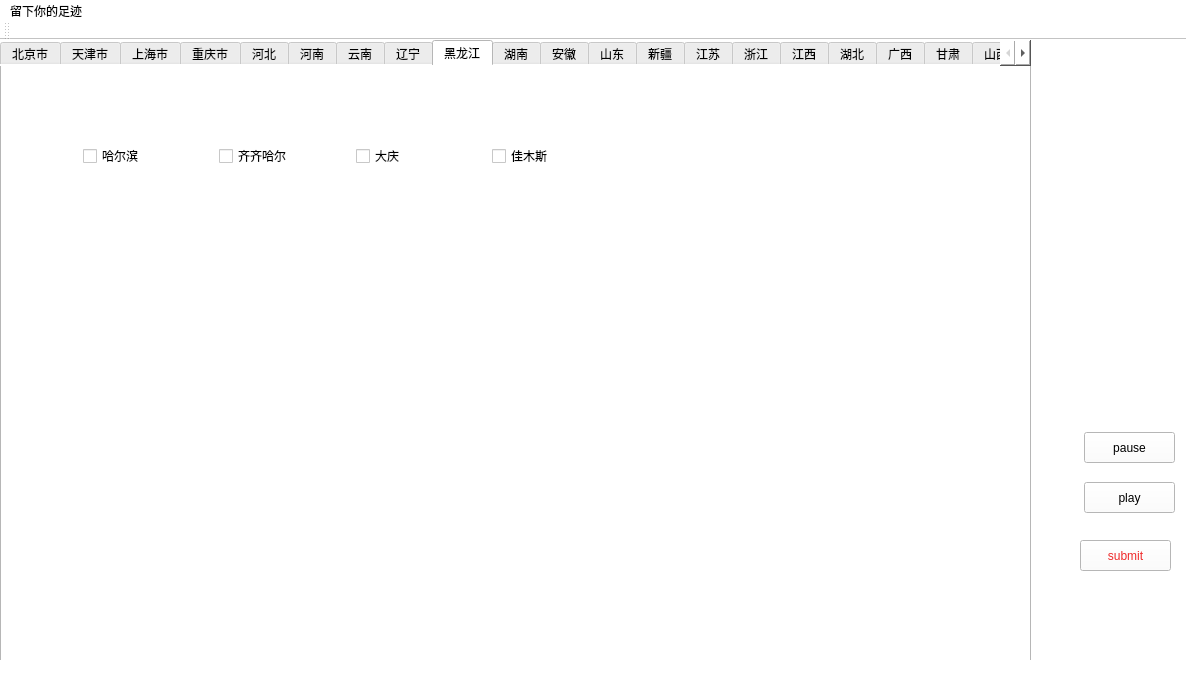
<?xml version="1.0" encoding="UTF-8"?>
<ui version="4.0">
 <class>MainWindow</class>
 <widget class="QMainWindow" name="MainWindow">
  <property name="geometry">
   <rect>
    <x>0</x>
    <y>0</y>
    <width>1186</width>
    <height>682</height>
   </rect>
  </property>
  <property name="windowTitle">
   <string>MainWindow</string>
  </property>
  <property name="styleSheet">
   <string notr="true">background-color: rgb(255, 255, 255);</string>
  </property>
  <widget class="QWidget" name="centralWidget">
   <widget class="QTabWidget" name="tabWidget_2">
    <property name="geometry">
     <rect>
      <x>0</x>
      <y>0</y>
      <width>1031</width>
      <height>671</height>
     </rect>
    </property>
    <property name="whatsThis">
     <string>&lt;html&gt;&lt;head/&gt;&lt;body&gt;&lt;p&gt;北京市（京）&lt;/p&gt;&lt;/body&gt;&lt;/html&gt;</string>
    </property>
    <property name="styleSheet">
     <string notr="true">background-image: url(:/picture/imagess/tju2.jpg);
font: 16pt &quot;Adobe Arabic&quot;;</string>
    </property>
    <property name="currentIndex">
     <number>8</number>
    </property>
    <widget class="QWidget" name="tab_33">
     <attribute name="title">
      <string>北京市</string>
     </attribute>
     <widget class="QRadioButton" name="r1">
      <property name="geometry">
       <rect>
        <x>80</x>
        <y>80</y>
        <width>115</width>
        <height>19</height>
       </rect>
      </property>
      <property name="text">
       <string>北京</string>
      </property>
     </widget>
    </widget>
    <widget class="QWidget" name="tab_34">
     <attribute name="title">
      <string>天津市</string>
     </attribute>
     <widget class="QRadioButton" name="r2">
      <property name="geometry">
       <rect>
        <x>80</x>
        <y>80</y>
        <width>115</width>
        <height>19</height>
       </rect>
      </property>
      <property name="text">
       <string>天津</string>
      </property>
     </widget>
    </widget>
    <widget class="QWidget" name="tab_35">
     <attribute name="title">
      <string>上海市</string>
     </attribute>
     <widget class="QRadioButton" name="r3_2">
      <property name="geometry">
       <rect>
        <x>80</x>
        <y>80</y>
        <width>115</width>
        <height>19</height>
       </rect>
      </property>
      <property name="text">
       <string>上海</string>
      </property>
     </widget>
    </widget>
    <widget class="QWidget" name="tab_36">
     <attribute name="title">
      <string>重庆市</string>
     </attribute>
     <widget class="QRadioButton" name="r4_2">
      <property name="geometry">
       <rect>
        <x>80</x>
        <y>80</y>
        <width>115</width>
        <height>19</height>
       </rect>
      </property>
      <property name="text">
       <string>重庆</string>
      </property>
     </widget>
    </widget>
    <widget class="QWidget" name="tab_37">
     <attribute name="title">
      <string>河北</string>
     </attribute>
     <widget class="QWidget" name="horizontalLayoutWidget_29">
      <property name="geometry">
       <rect>
        <x>60</x>
        <y>50</y>
        <width>591</width>
        <height>80</height>
       </rect>
      </property>
      <layout class="QHBoxLayout" name="horizontalLayout_5">
       <item>
        <widget class="QCheckBox" name="r51_2">
         <property name="text">
          <string>石家庄</string>
         </property>
         <property name="autoRepeatDelay">
          <number>300</number>
         </property>
        </widget>
       </item>
       <item>
        <widget class="QCheckBox" name="r52_2">
         <property name="text">
          <string>唐山</string>
         </property>
        </widget>
       </item>
       <item>
        <widget class="QCheckBox" name="r53_2">
         <property name="text">
          <string>秦皇岛</string>
         </property>
        </widget>
       </item>
       <item>
        <widget class="QCheckBox" name="r54_2">
         <property name="enabled">
          <bool>true</bool>
         </property>
         <property name="text">
          <string>邯郸</string>
         </property>
        </widget>
       </item>
      </layout>
     </widget>
    </widget>
    <widget class="QWidget" name="tab_38">
     <attribute name="title">
      <string>河南</string>
     </attribute>
     <widget class="QWidget" name="horizontalLayoutWidget_30">
      <property name="geometry">
       <rect>
        <x>70</x>
        <y>50</y>
        <width>561</width>
        <height>80</height>
       </rect>
      </property>
      <layout class="QHBoxLayout" name="horizontalLayout_30">
       <item>
        <widget class="QCheckBox" name="r61_2">
         <property name="text">
          <string>郑州</string>
         </property>
        </widget>
       </item>
       <item>
        <widget class="QCheckBox" name="r64_2">
         <property name="text">
          <string>焦作</string>
         </property>
        </widget>
       </item>
       <item>
        <widget class="QCheckBox" name="r62_2">
         <property name="text">
          <string>开封</string>
         </property>
        </widget>
       </item>
       <item>
        <widget class="QCheckBox" name="r63_2">
         <property name="text">
          <string>洛阳</string>
         </property>
        </widget>
       </item>
      </layout>
     </widget>
    </widget>
    <widget class="QWidget" name="tab_39">
     <attribute name="title">
      <string>云南</string>
     </attribute>
     <widget class="QWidget" name="horizontalLayoutWidget_31">
      <property name="geometry">
       <rect>
        <x>70</x>
        <y>50</y>
        <width>561</width>
        <height>80</height>
       </rect>
      </property>
      <layout class="QHBoxLayout" name="horizontalLayout_31">
       <item>
        <widget class="QCheckBox" name="r71_2">
         <property name="text">
          <string>昆明</string>
         </property>
        </widget>
       </item>
       <item>
        <widget class="QCheckBox" name="r72_2">
         <property name="text">
          <string>丽江</string>
         </property>
        </widget>
       </item>
       <item>
        <widget class="QCheckBox" name="r73_2">
         <property name="text">
          <string>西双版纳</string>
         </property>
        </widget>
       </item>
       <item>
        <widget class="QCheckBox" name="r74_2">
         <property name="text">
          <string>大理</string>
         </property>
        </widget>
       </item>
      </layout>
     </widget>
    </widget>
    <widget class="QWidget" name="tab_40">
     <attribute name="title">
      <string>辽宁</string>
     </attribute>
     <widget class="QWidget" name="horizontalLayoutWidget_32">
      <property name="geometry">
       <rect>
        <x>70</x>
        <y>50</y>
        <width>561</width>
        <height>80</height>
       </rect>
      </property>
      <layout class="QHBoxLayout" name="horizontalLayout_32">
       <item>
        <widget class="QCheckBox" name="r81_2">
         <property name="text">
          <string>沈阳</string>
         </property>
        </widget>
       </item>
       <item>
        <widget class="QCheckBox" name="r82_2">
         <property name="text">
          <string>鞍山</string>
         </property>
        </widget>
       </item>
       <item>
        <widget class="QCheckBox" name="r83_2">
         <property name="text">
          <string>大连</string>
         </property>
        </widget>
       </item>
       <item>
        <widget class="QCheckBox" name="r84_2">
         <property name="text">
          <string>本溪</string>
         </property>
        </widget>
       </item>
      </layout>
     </widget>
    </widget>
    <widget class="QWidget" name="tab_41">
     <attribute name="title">
      <string>黑龙江</string>
     </attribute>
     <widget class="QWidget" name="horizontalLayoutWidget_33">
      <property name="geometry">
       <rect>
        <x>70</x>
        <y>50</y>
        <width>561</width>
        <height>80</height>
       </rect>
      </property>
      <layout class="QHBoxLayout" name="horizontalLayout_33">
       <item>
        <widget class="QCheckBox" name="r91_2">
         <property name="text">
          <string>哈尔滨</string>
         </property>
        </widget>
       </item>
       <item>
        <widget class="QCheckBox" name="r92_2">
         <property name="text">
          <string>齐齐哈尔</string>
         </property>
        </widget>
       </item>
       <item>
        <widget class="QCheckBox" name="r93_2">
         <property name="text">
          <string>大庆</string>
         </property>
        </widget>
       </item>
       <item>
        <widget class="QCheckBox" name="r94_2">
         <property name="text">
          <string>佳木斯</string>
         </property>
        </widget>
       </item>
      </layout>
     </widget>
    </widget>
    <widget class="QWidget" name="tab_42">
     <attribute name="title">
      <string>湖南</string>
     </attribute>
     <widget class="QWidget" name="horizontalLayoutWidget_34">
      <property name="geometry">
       <rect>
        <x>70</x>
        <y>50</y>
        <width>561</width>
        <height>80</height>
       </rect>
      </property>
      <layout class="QHBoxLayout" name="horizontalLayout_34">
       <item>
        <widget class="QCheckBox" name="r101_2">
         <property name="text">
          <string>长沙</string>
         </property>
        </widget>
       </item>
       <item>
        <widget class="QCheckBox" name="r102_2">
         <property name="text">
          <string>湘潭</string>
         </property>
        </widget>
       </item>
       <item>
        <widget class="QCheckBox" name="r103_2">
         <property name="text">
          <string>岳阳</string>
         </property>
        </widget>
       </item>
       <item>
        <widget class="QCheckBox" name="r104_2">
         <property name="text">
          <string>衡阳</string>
         </property>
        </widget>
       </item>
      </layout>
     </widget>
    </widget>
    <widget class="QWidget" name="tab_43">
     <attribute name="title">
      <string>安徽</string>
     </attribute>
     <widget class="QWidget" name="horizontalLayoutWidget_35">
      <property name="geometry">
       <rect>
        <x>70</x>
        <y>50</y>
        <width>561</width>
        <height>80</height>
       </rect>
      </property>
      <layout class="QHBoxLayout" name="horizontalLayout_35">
       <item>
        <widget class="QCheckBox" name="r111_2">
         <property name="text">
          <string>合肥</string>
         </property>
        </widget>
       </item>
       <item>
        <widget class="QCheckBox" name="r112_2">
         <property name="text">
          <string>芜湖</string>
         </property>
        </widget>
       </item>
       <item>
        <widget class="QCheckBox" name="r113_2">
         <property name="text">
          <string>马鞍山</string>
         </property>
        </widget>
       </item>
       <item>
        <widget class="QCheckBox" name="r114_2">
         <property name="text">
          <string>淮北</string>
         </property>
        </widget>
       </item>
      </layout>
     </widget>
    </widget>
    <widget class="QWidget" name="tab_44">
     <attribute name="title">
      <string>山东</string>
     </attribute>
     <widget class="QWidget" name="horizontalLayoutWidget_36">
      <property name="geometry">
       <rect>
        <x>70</x>
        <y>50</y>
        <width>561</width>
        <height>80</height>
       </rect>
      </property>
      <layout class="QHBoxLayout" name="horizontalLayout_36">
       <item>
        <widget class="QCheckBox" name="r121_2">
         <property name="text">
          <string>济南</string>
         </property>
        </widget>
       </item>
       <item>
        <widget class="QCheckBox" name="r122_2">
         <property name="text">
          <string>青岛</string>
         </property>
        </widget>
       </item>
       <item>
        <widget class="QCheckBox" name="r123_2">
         <property name="text">
          <string>淄博</string>
         </property>
        </widget>
       </item>
       <item>
        <widget class="QCheckBox" name="r124_2">
         <property name="text">
          <string>烟台</string>
         </property>
        </widget>
       </item>
      </layout>
     </widget>
    </widget>
    <widget class="QWidget" name="tab_45">
     <attribute name="title">
      <string>新疆</string>
     </attribute>
     <widget class="QWidget" name="horizontalLayoutWidget_37">
      <property name="geometry">
       <rect>
        <x>70</x>
        <y>50</y>
        <width>561</width>
        <height>80</height>
       </rect>
      </property>
      <layout class="QHBoxLayout" name="horizontalLayout_37">
       <item>
        <widget class="QCheckBox" name="r131_2">
         <property name="text">
          <string>乌鲁木齐</string>
         </property>
        </widget>
       </item>
       <item>
        <widget class="QCheckBox" name="r132_2">
         <property name="text">
          <string>吐鲁番</string>
         </property>
        </widget>
       </item>
       <item>
        <widget class="QCheckBox" name="r133_2">
         <property name="text">
          <string>哈密</string>
         </property>
        </widget>
       </item>
       <item>
        <widget class="QCheckBox" name="r134_2">
         <property name="text">
          <string>和田</string>
         </property>
        </widget>
       </item>
      </layout>
     </widget>
    </widget>
    <widget class="QWidget" name="tab_46">
     <attribute name="title">
      <string>江苏</string>
     </attribute>
     <widget class="QWidget" name="horizontalLayoutWidget_38">
      <property name="geometry">
       <rect>
        <x>70</x>
        <y>50</y>
        <width>561</width>
        <height>80</height>
       </rect>
      </property>
      <layout class="QHBoxLayout" name="horizontalLayout_38">
       <item>
        <widget class="QCheckBox" name="r141_2">
         <property name="text">
          <string>南京</string>
         </property>
        </widget>
       </item>
       <item>
        <widget class="QCheckBox" name="r142_2">
         <property name="text">
          <string>苏州</string>
         </property>
        </widget>
       </item>
       <item>
        <widget class="QCheckBox" name="r143_2">
         <property name="text">
          <string>无锡</string>
         </property>
        </widget>
       </item>
       <item>
        <widget class="QCheckBox" name="r144_2">
         <property name="text">
          <string>徐州</string>
         </property>
        </widget>
       </item>
      </layout>
     </widget>
    </widget>
    <widget class="QWidget" name="tab_47">
     <attribute name="title">
      <string>浙江</string>
     </attribute>
     <widget class="QWidget" name="horizontalLayoutWidget_39">
      <property name="geometry">
       <rect>
        <x>70</x>
        <y>50</y>
        <width>561</width>
        <height>80</height>
       </rect>
      </property>
      <layout class="QHBoxLayout" name="horizontalLayout_39">
       <item>
        <widget class="QCheckBox" name="r151_2">
         <property name="text">
          <string>杭州</string>
         </property>
        </widget>
       </item>
       <item>
        <widget class="QCheckBox" name="r152_2">
         <property name="text">
          <string>宁波</string>
         </property>
        </widget>
       </item>
       <item>
        <widget class="QCheckBox" name="r153_2">
         <property name="text">
          <string>温州</string>
         </property>
        </widget>
       </item>
       <item>
        <widget class="QCheckBox" name="r154_2">
         <property name="text">
          <string>绍兴</string>
         </property>
        </widget>
       </item>
      </layout>
     </widget>
    </widget>
    <widget class="QWidget" name="tab_48">
     <attribute name="title">
      <string>江西</string>
     </attribute>
     <widget class="QWidget" name="horizontalLayoutWidget_40">
      <property name="geometry">
       <rect>
        <x>70</x>
        <y>50</y>
        <width>561</width>
        <height>80</height>
       </rect>
      </property>
      <layout class="QHBoxLayout" name="horizontalLayout_40">
       <item>
        <widget class="QCheckBox" name="r161_2">
         <property name="text">
          <string>南昌</string>
         </property>
        </widget>
       </item>
       <item>
        <widget class="QCheckBox" name="r162_2">
         <property name="text">
          <string>上饶</string>
         </property>
        </widget>
       </item>
       <item>
        <widget class="QCheckBox" name="r163_2">
         <property name="text">
          <string>景德镇</string>
         </property>
        </widget>
       </item>
       <item>
        <widget class="QCheckBox" name="r164_2">
         <property name="text">
          <string>赣州</string>
         </property>
        </widget>
       </item>
      </layout>
     </widget>
    </widget>
    <widget class="QWidget" name="tab_49">
     <attribute name="title">
      <string>湖北</string>
     </attribute>
     <widget class="QWidget" name="horizontalLayoutWidget_41">
      <property name="geometry">
       <rect>
        <x>70</x>
        <y>50</y>
        <width>561</width>
        <height>80</height>
       </rect>
      </property>
      <layout class="QHBoxLayout" name="horizontalLayout_41">
       <item>
        <widget class="QCheckBox" name="r171_2">
         <property name="text">
          <string>武汉</string>
         </property>
        </widget>
       </item>
       <item>
        <widget class="QCheckBox" name="r172_2">
         <property name="text">
          <string>黄石</string>
         </property>
        </widget>
       </item>
       <item>
        <widget class="QCheckBox" name="r173_2">
         <property name="text">
          <string>襄樊</string>
         </property>
        </widget>
       </item>
       <item>
        <widget class="QCheckBox" name="r174_2">
         <property name="text">
          <string>十堰</string>
         </property>
        </widget>
       </item>
      </layout>
     </widget>
    </widget>
    <widget class="QWidget" name="tab_50">
     <attribute name="title">
      <string>广西</string>
     </attribute>
     <widget class="QWidget" name="horizontalLayoutWidget_42">
      <property name="geometry">
       <rect>
        <x>80</x>
        <y>50</y>
        <width>561</width>
        <height>80</height>
       </rect>
      </property>
      <layout class="QHBoxLayout" name="horizontalLayout_42">
       <item>
        <widget class="QCheckBox" name="r181_2">
         <property name="text">
          <string>南宁</string>
         </property>
        </widget>
       </item>
       <item>
        <widget class="QCheckBox" name="r182_2">
         <property name="text">
          <string>柳州</string>
         </property>
        </widget>
       </item>
       <item>
        <widget class="QCheckBox" name="r183_2">
         <property name="text">
          <string>桂林</string>
         </property>
        </widget>
       </item>
       <item>
        <widget class="QCheckBox" name="r184_2">
         <property name="text">
          <string>梧州</string>
         </property>
        </widget>
       </item>
      </layout>
     </widget>
    </widget>
    <widget class="QWidget" name="tab_51">
     <attribute name="title">
      <string>甘肃</string>
     </attribute>
     <widget class="QWidget" name="horizontalLayoutWidget_43">
      <property name="geometry">
       <rect>
        <x>80</x>
        <y>50</y>
        <width>561</width>
        <height>80</height>
       </rect>
      </property>
      <layout class="QHBoxLayout" name="horizontalLayout_43">
       <item>
        <widget class="QCheckBox" name="r191_2">
         <property name="text">
          <string>兰州</string>
         </property>
        </widget>
       </item>
       <item>
        <widget class="QCheckBox" name="r192_2">
         <property name="text">
          <string>嘉峪关</string>
         </property>
        </widget>
       </item>
       <item>
        <widget class="QCheckBox" name="r193_2">
         <property name="text">
          <string>金昌</string>
         </property>
        </widget>
       </item>
       <item>
        <widget class="QCheckBox" name="r194_2">
         <property name="text">
          <string>白银</string>
         </property>
        </widget>
       </item>
      </layout>
     </widget>
    </widget>
    <widget class="QWidget" name="tab_52">
     <attribute name="title">
      <string>山西</string>
     </attribute>
     <widget class="QWidget" name="horizontalLayoutWidget_44">
      <property name="geometry">
       <rect>
        <x>80</x>
        <y>50</y>
        <width>561</width>
        <height>80</height>
       </rect>
      </property>
      <layout class="QHBoxLayout" name="horizontalLayout_44">
       <item>
        <widget class="QCheckBox" name="r201_2">
         <property name="text">
          <string>太原</string>
         </property>
        </widget>
       </item>
       <item>
        <widget class="QCheckBox" name="r202_2">
         <property name="text">
          <string>大同</string>
         </property>
        </widget>
       </item>
       <item>
        <widget class="QCheckBox" name="r203_2">
         <property name="text">
          <string>阳泉</string>
         </property>
        </widget>
       </item>
       <item>
        <widget class="QCheckBox" name="r204_2">
         <property name="text">
          <string>晋城</string>
         </property>
        </widget>
       </item>
      </layout>
     </widget>
    </widget>
    <widget class="QWidget" name="tab_53">
     <attribute name="title">
      <string>内蒙古</string>
     </attribute>
     <widget class="QWidget" name="horizontalLayoutWidget_45">
      <property name="geometry">
       <rect>
        <x>80</x>
        <y>50</y>
        <width>561</width>
        <height>80</height>
       </rect>
      </property>
      <layout class="QHBoxLayout" name="horizontalLayout_45">
       <item>
        <widget class="QCheckBox" name="r211_2">
         <property name="text">
          <string>呼和浩特</string>
         </property>
        </widget>
       </item>
       <item>
        <widget class="QCheckBox" name="r212_2">
         <property name="text">
          <string>包头</string>
         </property>
        </widget>
       </item>
       <item>
        <widget class="QCheckBox" name="r213_2">
         <property name="text">
          <string>呼伦贝尔</string>
         </property>
        </widget>
       </item>
       <item>
        <widget class="QCheckBox" name="r214_2">
         <property name="text">
          <string>鄂尔多斯</string>
         </property>
        </widget>
       </item>
      </layout>
     </widget>
    </widget>
    <widget class="QWidget" name="tab_54">
     <attribute name="title">
      <string>陕西</string>
     </attribute>
     <widget class="QWidget" name="horizontalLayoutWidget_46">
      <property name="geometry">
       <rect>
        <x>80</x>
        <y>50</y>
        <width>561</width>
        <height>80</height>
       </rect>
      </property>
      <layout class="QHBoxLayout" name="horizontalLayout_46">
       <item>
        <widget class="QCheckBox" name="r221_2">
         <property name="text">
          <string>西安</string>
         </property>
        </widget>
       </item>
       <item>
        <widget class="QCheckBox" name="r222_2">
         <property name="text">
          <string>铜川</string>
         </property>
        </widget>
       </item>
       <item>
        <widget class="QCheckBox" name="r223_2">
         <property name="text">
          <string>宝鸡</string>
         </property>
        </widget>
       </item>
       <item>
        <widget class="QCheckBox" name="r224_2">
         <property name="text">
          <string>咸阳</string>
         </property>
        </widget>
       </item>
      </layout>
     </widget>
    </widget>
    <widget class="QWidget" name="tab_55">
     <attribute name="title">
      <string>吉林</string>
     </attribute>
     <widget class="QWidget" name="horizontalLayoutWidget_47">
      <property name="geometry">
       <rect>
        <x>80</x>
        <y>50</y>
        <width>561</width>
        <height>80</height>
       </rect>
      </property>
      <layout class="QHBoxLayout" name="horizontalLayout_47">
       <item>
        <widget class="QCheckBox" name="r231_2">
         <property name="text">
          <string>长春</string>
         </property>
        </widget>
       </item>
       <item>
        <widget class="QCheckBox" name="r232_2">
         <property name="text">
          <string>四平</string>
         </property>
        </widget>
       </item>
       <item>
        <widget class="QCheckBox" name="r233_2">
         <property name="text">
          <string>延边</string>
         </property>
        </widget>
       </item>
       <item>
        <widget class="QCheckBox" name="r234_2">
         <property name="text">
          <string>白化</string>
         </property>
        </widget>
       </item>
      </layout>
     </widget>
    </widget>
    <widget class="QWidget" name="tab_56">
     <attribute name="title">
      <string>福建</string>
     </attribute>
     <widget class="QWidget" name="horizontalLayoutWidget_48">
      <property name="geometry">
       <rect>
        <x>80</x>
        <y>50</y>
        <width>561</width>
        <height>80</height>
       </rect>
      </property>
      <layout class="QHBoxLayout" name="horizontalLayout_48">
       <item>
        <widget class="QCheckBox" name="r241_2">
         <property name="text">
          <string>福州</string>
         </property>
        </widget>
       </item>
       <item>
        <widget class="QCheckBox" name="r242_2">
         <property name="text">
          <string>厦门</string>
         </property>
        </widget>
       </item>
       <item>
        <widget class="QCheckBox" name="r243_2">
         <property name="text">
          <string>莆田</string>
         </property>
        </widget>
       </item>
       <item>
        <widget class="QCheckBox" name="r244_2">
         <property name="text">
          <string>泉州</string>
         </property>
        </widget>
       </item>
      </layout>
     </widget>
    </widget>
    <widget class="QWidget" name="tab_57">
     <attribute name="title">
      <string>贵州</string>
     </attribute>
     <widget class="QWidget" name="horizontalLayoutWidget_49">
      <property name="geometry">
       <rect>
        <x>80</x>
        <y>50</y>
        <width>561</width>
        <height>80</height>
       </rect>
      </property>
      <layout class="QHBoxLayout" name="horizontalLayout_49">
       <item>
        <widget class="QCheckBox" name="r251_2">
         <property name="text">
          <string>贵阳</string>
         </property>
        </widget>
       </item>
       <item>
        <widget class="QCheckBox" name="r252_2">
         <property name="text">
          <string>遵义</string>
         </property>
        </widget>
       </item>
       <item>
        <widget class="QCheckBox" name="r253_2">
         <property name="text">
          <string>安顺</string>
         </property>
        </widget>
       </item>
       <item>
        <widget class="QCheckBox" name="r254_2">
         <property name="text">
          <string>铜仁</string>
         </property>
        </widget>
       </item>
      </layout>
     </widget>
    </widget>
    <widget class="QWidget" name="tab_58">
     <attribute name="title">
      <string>广东</string>
     </attribute>
     <widget class="QWidget" name="horizontalLayoutWidget_50">
      <property name="geometry">
       <rect>
        <x>80</x>
        <y>50</y>
        <width>561</width>
        <height>80</height>
       </rect>
      </property>
      <layout class="QHBoxLayout" name="horizontalLayout_50">
       <item>
        <widget class="QCheckBox" name="r261_2">
         <property name="text">
          <string>广州</string>
         </property>
        </widget>
       </item>
       <item>
        <widget class="QCheckBox" name="r262_2">
         <property name="text">
          <string>深圳</string>
         </property>
        </widget>
       </item>
       <item>
        <widget class="QCheckBox" name="r263_2">
         <property name="text">
          <string>珠海</string>
         </property>
        </widget>
       </item>
       <item>
        <widget class="QCheckBox" name="r264_2">
         <property name="text">
          <string>汕头</string>
         </property>
        </widget>
       </item>
      </layout>
     </widget>
    </widget>
    <widget class="QWidget" name="tab_59">
     <attribute name="title">
      <string>青海</string>
     </attribute>
     <widget class="QWidget" name="horizontalLayoutWidget_51">
      <property name="geometry">
       <rect>
        <x>80</x>
        <y>50</y>
        <width>561</width>
        <height>80</height>
       </rect>
      </property>
      <layout class="QHBoxLayout" name="horizontalLayout_51">
       <item>
        <widget class="QCheckBox" name="r271_2">
         <property name="text">
          <string>西宁</string>
         </property>
        </widget>
       </item>
       <item>
        <widget class="QCheckBox" name="r272_2">
         <property name="text">
          <string>海东</string>
         </property>
        </widget>
       </item>
       <item>
        <widget class="QCheckBox" name="r273_2">
         <property name="text">
          <string>海北</string>
         </property>
        </widget>
       </item>
       <item>
        <widget class="QCheckBox" name="r274_2">
         <property name="text">
          <string>玉树</string>
         </property>
        </widget>
       </item>
      </layout>
     </widget>
    </widget>
    <widget class="QWidget" name="tab_60">
     <attribute name="title">
      <string>西藏</string>
     </attribute>
     <widget class="QWidget" name="horizontalLayoutWidget_52">
      <property name="geometry">
       <rect>
        <x>80</x>
        <y>50</y>
        <width>561</width>
        <height>80</height>
       </rect>
      </property>
      <layout class="QHBoxLayout" name="horizontalLayout_52">
       <item>
        <widget class="QCheckBox" name="r281_2">
         <property name="text">
          <string>拉萨</string>
         </property>
        </widget>
       </item>
       <item>
        <widget class="QCheckBox" name="r282_2">
         <property name="text">
          <string>昌都</string>
         </property>
        </widget>
       </item>
       <item>
        <widget class="QCheckBox" name="r283_2">
         <property name="text">
          <string>山南</string>
         </property>
        </widget>
       </item>
       <item>
        <widget class="QCheckBox" name="r284_2">
         <property name="text">
          <string>阿里</string>
         </property>
        </widget>
       </item>
      </layout>
     </widget>
    </widget>
    <widget class="QWidget" name="tab_61">
     <attribute name="title">
      <string>四川</string>
     </attribute>
     <widget class="QWidget" name="horizontalLayoutWidget_53">
      <property name="geometry">
       <rect>
        <x>80</x>
        <y>50</y>
        <width>561</width>
        <height>80</height>
       </rect>
      </property>
      <layout class="QHBoxLayout" name="horizontalLayout_53">
       <item>
        <widget class="QCheckBox" name="r291_2">
         <property name="text">
          <string>成都</string>
         </property>
        </widget>
       </item>
       <item>
        <widget class="QCheckBox" name="r292_2">
         <property name="text">
          <string>自贡</string>
         </property>
        </widget>
       </item>
       <item>
        <widget class="QCheckBox" name="r293_2">
         <property name="text">
          <string>攀枝花</string>
         </property>
        </widget>
       </item>
       <item>
        <widget class="QCheckBox" name="r294_2">
         <property name="text">
          <string>德阳</string>
         </property>
        </widget>
       </item>
      </layout>
     </widget>
    </widget>
    <widget class="QWidget" name="tab_62">
     <attribute name="title">
      <string>宁夏</string>
     </attribute>
     <widget class="QWidget" name="horizontalLayoutWidget_54">
      <property name="geometry">
       <rect>
        <x>80</x>
        <y>50</y>
        <width>561</width>
        <height>80</height>
       </rect>
      </property>
      <layout class="QHBoxLayout" name="horizontalLayout_54">
       <item>
        <widget class="QCheckBox" name="r301_2">
         <property name="text">
          <string>银川</string>
         </property>
        </widget>
       </item>
       <item>
        <widget class="QCheckBox" name="r302_2">
         <property name="text">
          <string>吴中</string>
         </property>
        </widget>
       </item>
       <item>
        <widget class="QCheckBox" name="r303_2">
         <property name="text">
          <string>石嘴山</string>
         </property>
        </widget>
       </item>
       <item>
        <widget class="QCheckBox" name="r304_2">
         <property name="text">
          <string>中卫</string>
         </property>
        </widget>
       </item>
      </layout>
     </widget>
    </widget>
    <widget class="QWidget" name="tab_63">
     <attribute name="title">
      <string>海南</string>
     </attribute>
     <widget class="QWidget" name="horizontalLayoutWidget_55">
      <property name="geometry">
       <rect>
        <x>80</x>
        <y>50</y>
        <width>271</width>
        <height>80</height>
       </rect>
      </property>
      <layout class="QHBoxLayout" name="horizontalLayout_55">
       <item>
        <widget class="QCheckBox" name="r311_2">
         <property name="text">
          <string>海口</string>
         </property>
        </widget>
       </item>
       <item>
        <widget class="QCheckBox" name="r312_2">
         <property name="styleSheet">
          <string notr="true">font: 75 9pt &quot;楷体&quot;;
font: 16pt &quot;Adobe Arabic&quot;;
</string>
         </property>
         <property name="text">
          <string>三亚</string>
         </property>
        </widget>
       </item>
      </layout>
     </widget>
     <widget class="QLabel" name="label_2">
      <property name="geometry">
       <rect>
        <x>150</x>
        <y>490</y>
        <width>54</width>
        <height>12</height>
       </rect>
      </property>
      <property name="text">
       <string>0</string>
      </property>
     </widget>
    </widget>
    <widget class="QWidget" name="tab_64">
     <attribute name="title">
      <string>台湾</string>
     </attribute>
     <widget class="QWidget" name="horizontalLayoutWidget_56">
      <property name="geometry">
       <rect>
        <x>80</x>
        <y>50</y>
        <width>561</width>
        <height>80</height>
       </rect>
      </property>
      <layout class="QHBoxLayout" name="horizontalLayout_56">
       <item>
        <widget class="QCheckBox" name="r321_2">
         <property name="text">
          <string>台北</string>
         </property>
        </widget>
       </item>
       <item>
        <widget class="QCheckBox" name="r322_2">
         <property name="text">
          <string>高雄</string>
         </property>
        </widget>
       </item>
       <item>
        <widget class="QCheckBox" name="r323_2">
         <property name="text">
          <string>台南</string>
         </property>
        </widget>
       </item>
       <item>
        <widget class="QCheckBox" name="r324_2">
         <property name="text">
          <string>台中</string>
         </property>
        </widget>
       </item>
      </layout>
     </widget>
    </widget>
   </widget>
   <widget class="QPushButton" name="pushButton">
    <property name="geometry">
     <rect>
      <x>1080</x>
      <y>500</y>
      <width>91</width>
      <height>31</height>
     </rect>
    </property>
    <property name="styleSheet">
     <string notr="true">font: 75 16pt &quot;Adobe Caslon Pro Bold&quot;;

color:rgb(239,41,41);
</string>
    </property>
    <property name="text">
     <string>submit</string>
    </property>
    <property name="checkable">
     <bool>false</bool>
    </property>
   </widget>
   <widget class="QPushButton" name="pushButton_2">
    <property name="geometry">
     <rect>
      <x>1084</x>
      <y>442</y>
      <width>91</width>
      <height>31</height>
     </rect>
    </property>
    <property name="styleSheet">
     <string notr="true">font: 16pt &quot;Adobe Arabic&quot;;
font: 75 16pt &quot;Adobe Caslon Pro Bold&quot;;</string>
    </property>
    <property name="text">
     <string>play</string>
    </property>
   </widget>
   <widget class="QPushButton" name="pushButton_3">
    <property name="geometry">
     <rect>
      <x>1084</x>
      <y>392</y>
      <width>91</width>
      <height>31</height>
     </rect>
    </property>
    <property name="styleSheet">
     <string notr="true">
font: 75 16pt &quot;Adobe Caslon Pro Bold&quot;;</string>
    </property>
    <property name="text">
     <string>pause</string>
    </property>
   </widget>
   <zorder>pushButton</zorder>
   <zorder>tabWidget_2</zorder>
   <zorder>pushButton_2</zorder>
   <zorder>pushButton_3</zorder>
  </widget>
  <widget class="QMenuBar" name="menuBar">
   <property name="geometry">
    <rect>
     <x>0</x>
     <y>0</y>
     <width>1186</width>
     <height>23</height>
    </rect>
   </property>
   <widget class="QMenu" name="menu">
    <property name="title">
     <string>留下你的足迹</string>
    </property>
   </widget>
   <addaction name="menu"/>
  </widget>
  <widget class="QToolBar" name="mainToolBar">
   <attribute name="toolBarArea">
    <enum>TopToolBarArea</enum>
   </attribute>
   <attribute name="toolBarBreak">
    <bool>false</bool>
   </attribute>
  </widget>
  <widget class="QStatusBar" name="statusBar"/>
 </widget>
 <layoutdefault spacing="6" margin="11"/>
 <resources/>
 <connections/>
</ui>
